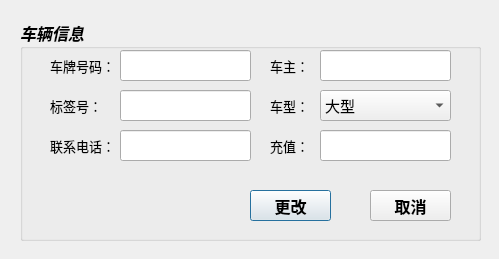
<?xml version="1.0" encoding="UTF-8"?>
<ui version="4.0">
 <class>ParkUserInfoUpdateDialog</class>
 <widget class="QDialog" name="ParkUserInfoUpdateDialog">
  <property name="geometry">
   <rect>
    <x>0</x>
    <y>0</y>
    <width>499</width>
    <height>259</height>
   </rect>
  </property>
  <property name="windowTitle">
   <string>Dialog</string>
  </property>
  <widget class="QGroupBox" name="groupBox">
   <property name="geometry">
    <rect>
     <x>20</x>
     <y>20</y>
     <width>461</width>
     <height>221</height>
    </rect>
   </property>
   <property name="font">
    <font>
     <family>宋体</family>
     <pointsize>12</pointsize>
     <weight>75</weight>
     <italic>true</italic>
     <bold>true</bold>
    </font>
   </property>
   <property name="title">
    <string>车辆信息</string>
   </property>
   <widget class="QLabel" name="label">
    <property name="geometry">
     <rect>
      <x>30</x>
      <y>30</y>
      <width>61</width>
      <height>31</height>
     </rect>
    </property>
    <property name="font">
     <font>
      <pointsize>10</pointsize>
      <weight>50</weight>
      <italic>false</italic>
      <bold>false</bold>
     </font>
    </property>
    <property name="text">
     <string>车牌号码：</string>
    </property>
   </widget>
   <widget class="QLabel" name="label_2">
    <property name="geometry">
     <rect>
      <x>250</x>
      <y>30</y>
      <width>41</width>
      <height>31</height>
     </rect>
    </property>
    <property name="font">
     <font>
      <pointsize>10</pointsize>
      <weight>50</weight>
      <italic>false</italic>
      <bold>false</bold>
     </font>
    </property>
    <property name="text">
     <string>车主：</string>
    </property>
   </widget>
   <widget class="QLabel" name="label_3">
    <property name="geometry">
     <rect>
      <x>250</x>
      <y>70</y>
      <width>41</width>
      <height>31</height>
     </rect>
    </property>
    <property name="font">
     <font>
      <pointsize>10</pointsize>
      <weight>50</weight>
      <italic>false</italic>
      <bold>false</bold>
     </font>
    </property>
    <property name="text">
     <string>车型：</string>
    </property>
   </widget>
   <widget class="QLabel" name="label_4">
    <property name="geometry">
     <rect>
      <x>30</x>
      <y>70</y>
      <width>51</width>
      <height>31</height>
     </rect>
    </property>
    <property name="font">
     <font>
      <pointsize>10</pointsize>
      <weight>50</weight>
      <italic>false</italic>
      <bold>false</bold>
     </font>
    </property>
    <property name="text">
     <string>标签号：</string>
    </property>
   </widget>
   <widget class="QLabel" name="label_5">
    <property name="geometry">
     <rect>
      <x>30</x>
      <y>110</y>
      <width>61</width>
      <height>31</height>
     </rect>
    </property>
    <property name="font">
     <font>
      <pointsize>10</pointsize>
      <weight>50</weight>
      <italic>false</italic>
      <bold>false</bold>
     </font>
    </property>
    <property name="text">
     <string>联系电话：</string>
    </property>
   </widget>
   <widget class="QPushButton" name="pushButtonUpdate">
    <property name="geometry">
     <rect>
      <x>230</x>
      <y>170</y>
      <width>81</width>
      <height>31</height>
     </rect>
    </property>
    <property name="font">
     <font>
      <italic>false</italic>
     </font>
    </property>
    <property name="text">
     <string>更改</string>
    </property>
   </widget>
   <widget class="QPushButton" name="pushButtonConcel">
    <property name="geometry">
     <rect>
      <x>350</x>
      <y>170</y>
      <width>81</width>
      <height>31</height>
     </rect>
    </property>
    <property name="font">
     <font>
      <italic>false</italic>
     </font>
    </property>
    <property name="text">
     <string>取消</string>
    </property>
   </widget>
   <widget class="QLabel" name="label_6">
    <property name="geometry">
     <rect>
      <x>250</x>
      <y>110</y>
      <width>41</width>
      <height>31</height>
     </rect>
    </property>
    <property name="font">
     <font>
      <pointsize>10</pointsize>
      <weight>50</weight>
      <italic>false</italic>
      <bold>false</bold>
     </font>
    </property>
    <property name="text">
     <string>充值：</string>
    </property>
   </widget>
   <widget class="QLineEdit" name="lineEditPlate">
    <property name="geometry">
     <rect>
      <x>100</x>
      <y>30</y>
      <width>131</width>
      <height>31</height>
     </rect>
    </property>
    <property name="font">
     <font>
      <weight>50</weight>
      <italic>false</italic>
      <bold>false</bold>
     </font>
    </property>
    <property name="readOnly">
     <bool>true</bool>
    </property>
   </widget>
   <widget class="QLineEdit" name="lineEditName">
    <property name="geometry">
     <rect>
      <x>300</x>
      <y>30</y>
      <width>131</width>
      <height>31</height>
     </rect>
    </property>
    <property name="font">
     <font>
      <weight>50</weight>
      <italic>false</italic>
      <bold>false</bold>
     </font>
    </property>
   </widget>
   <widget class="QLineEdit" name="lineEditTag">
    <property name="geometry">
     <rect>
      <x>100</x>
      <y>70</y>
      <width>131</width>
      <height>31</height>
     </rect>
    </property>
    <property name="font">
     <font>
      <weight>50</weight>
      <italic>false</italic>
      <bold>false</bold>
     </font>
    </property>
    <property name="inputMethodHints">
     <set>Qt::ImhDigitsOnly</set>
    </property>
   </widget>
   <widget class="QLineEdit" name="lineEditContact">
    <property name="geometry">
     <rect>
      <x>100</x>
      <y>110</y>
      <width>131</width>
      <height>31</height>
     </rect>
    </property>
    <property name="font">
     <font>
      <weight>50</weight>
      <italic>false</italic>
      <bold>false</bold>
     </font>
    </property>
    <property name="inputMethodHints">
     <set>Qt::ImhDigitsOnly</set>
    </property>
   </widget>
   <widget class="QComboBox" name="comboBox">
    <property name="geometry">
     <rect>
      <x>300</x>
      <y>70</y>
      <width>131</width>
      <height>31</height>
     </rect>
    </property>
    <property name="font">
     <font>
      <pointsize>11</pointsize>
      <weight>50</weight>
      <italic>false</italic>
      <bold>false</bold>
     </font>
    </property>
    <item>
     <property name="text">
      <string>大型</string>
     </property>
    </item>
    <item>
     <property name="text">
      <string>中型</string>
     </property>
    </item>
    <item>
     <property name="text">
      <string>小型</string>
     </property>
    </item>
    <item>
     <property name="text">
      <string>公交车</string>
     </property>
    </item>
    <item>
     <property name="text">
      <string>警车</string>
     </property>
    </item>
   </widget>
   <widget class="QLineEdit" name="lineEditCharge">
    <property name="geometry">
     <rect>
      <x>300</x>
      <y>110</y>
      <width>131</width>
      <height>31</height>
     </rect>
    </property>
    <property name="font">
     <font>
      <weight>50</weight>
      <italic>false</italic>
      <bold>false</bold>
     </font>
    </property>
    <property name="inputMethodHints">
     <set>Qt::ImhDigitsOnly</set>
    </property>
    <property name="text">
     <string extracomment="可不填，默认为 0"/>
    </property>
   </widget>
  </widget>
 </widget>
 <resources/>
 <connections/>
</ui>
